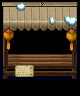

A level layout from a 2D game, rendered from its tile map. Below: a short description, then the map file with its tile-grid data intact:
An orthogonal 5x6 tile map with 16x16 px tiles, 5 tile layers (Back, Buildings, Paths, Front, ...) and 1 object (TileData).

<map version="1.2" tiledversion="1.3.2" orientation="orthogonal" renderorder="right-down" compressionlevel="0" width="5" height="6" tilewidth="16" tileheight="16" infinite="0" nextlayerid="18" nextobjectid="28">
 <tileset firstgid="1" name="alchemy_shop" tilewidth="16" tileheight="16" tilecount="105" columns="5">
  <image source="alchemy_shop.png" width="80" height="336" />
  <tile id="38">
   <animation>
    <frame tileid="12" duration="100" />
    <frame tileid="12" duration="100" />
    <frame tileid="12" duration="100" />
    <frame tileid="12" duration="100" />
    <frame tileid="12" duration="100" />
    <frame tileid="12" duration="100" />
    <frame tileid="12" duration="100" />
    <frame tileid="12" duration="100" />
    <frame tileid="12" duration="100" />
    <frame tileid="12" duration="100" />
    <frame tileid="12" duration="100" />
    <frame tileid="12" duration="100" />
    <frame tileid="12" duration="100" />
    <frame tileid="12" duration="100" />
    <frame tileid="12" duration="100" />
    <frame tileid="12" duration="100" />
    <frame tileid="12" duration="100" />
    <frame tileid="12" duration="100" />
    <frame tileid="12" duration="100" />
    <frame tileid="12" duration="100" />
    <frame tileid="37" duration="100" />
    <frame tileid="36" duration="100" />
    <frame tileid="36" duration="100" />
    <frame tileid="37" duration="100" />
    <frame tileid="12" duration="100" />
    <frame tileid="12" duration="100" />
    <frame tileid="12" duration="100" />
    <frame tileid="12" duration="100" />
    <frame tileid="12" duration="100" />
    <frame tileid="12" duration="100" />
    <frame tileid="12" duration="100" />
    <frame tileid="12" duration="100" />
    <frame tileid="12" duration="100" />
    <frame tileid="12" duration="100" />
    <frame tileid="12" duration="100" />
    <frame tileid="12" duration="100" />
    <frame tileid="12" duration="100" />
    <frame tileid="12" duration="100" />
    <frame tileid="12" duration="100" />
    <frame tileid="12" duration="100" />
    <frame tileid="12" duration="100" />
    <frame tileid="12" duration="100" />
    <frame tileid="12" duration="100" />
    <frame tileid="37" duration="100" />
    <frame tileid="37" duration="100" />
    <frame tileid="12" duration="100" />
    <frame tileid="12" duration="100" />
    <frame tileid="12" duration="100" />
    <frame tileid="12" duration="100" />
    <frame tileid="12" duration="100" />
    <frame tileid="12" duration="100" />
    <frame tileid="12" duration="100" />
    <frame tileid="12" duration="100" />
    <frame tileid="12" duration="100" />
    <frame tileid="37" duration="100" />
    <frame tileid="37" duration="100" />
    <frame tileid="12" duration="100" />
    <frame tileid="12" duration="100" />
    <frame tileid="12" duration="100" />
    <frame tileid="12" duration="100" />
    <frame tileid="12" duration="100" />
    <frame tileid="12" duration="100" />
    <frame tileid="12" duration="100" />
    <frame tileid="12" duration="100" />
    <frame tileid="12" duration="100" />
    <frame tileid="12" duration="100" />
    <frame tileid="12" duration="100" />
    <frame tileid="12" duration="100" />
    <frame tileid="12" duration="100" />
    <frame tileid="12" duration="100" />
    <frame tileid="12" duration="100" />
    <frame tileid="12" duration="100" />
    <frame tileid="37" duration="100" />
    <frame tileid="36" duration="100" />
    <frame tileid="36" duration="100" />
    <frame tileid="37" duration="100" />
    <frame tileid="12" duration="100" />
    <frame tileid="12" duration="100" />
    <frame tileid="12" duration="100" />
    <frame tileid="12" duration="100" />
    <frame tileid="12" duration="100" />
    <frame tileid="12" duration="100" />
    <frame tileid="12" duration="100" />
    <frame tileid="12" duration="100" />
    <frame tileid="37" duration="100" />
    <frame tileid="36" duration="100" />
    <frame tileid="36" duration="100" />
    <frame tileid="37" duration="100" />
    <frame tileid="12" duration="100" />
    <frame tileid="12" duration="100" />
    <frame tileid="12" duration="100" />
    <frame tileid="12" duration="100" />
    <frame tileid="12" duration="100" />
    <frame tileid="12" duration="100" />
    <frame tileid="12" duration="100" />
    <frame tileid="12" duration="100" />
   </animation>
  </tile>
  <tile id="50">
   <animation>
    <frame tileid="11" duration="100" />
    <frame tileid="11" duration="100" />
    <frame tileid="11" duration="100" />
    <frame tileid="11" duration="100" />
    <frame tileid="11" duration="100" />
    <frame tileid="11" duration="100" />
    <frame tileid="11" duration="100" />
    <frame tileid="11" duration="100" />
    <frame tileid="11" duration="100" />
    <frame tileid="11" duration="100" />
    <frame tileid="11" duration="100" />
    <frame tileid="11" duration="100" />
    <frame tileid="11" duration="100" />
    <frame tileid="11" duration="100" />
    <frame tileid="11" duration="100" />
    <frame tileid="11" duration="100" />
    <frame tileid="11" duration="100" />
    <frame tileid="11" duration="100" />
    <frame tileid="11" duration="100" />
    <frame tileid="11" duration="100" />
    <frame tileid="11" duration="100" />
    <frame tileid="11" duration="100" />
    <frame tileid="11" duration="62" />
    <frame tileid="57" duration="62" />
    <frame tileid="55" duration="62" />
    <frame tileid="56" duration="62" />
    <frame tileid="66" duration="62" />
    <frame tileid="67" duration="62" />
    <frame tileid="11" duration="100" />
    <frame tileid="11" duration="100" />
    <frame tileid="11" duration="100" />
    <frame tileid="11" duration="100" />
    <frame tileid="11" duration="100" />
    <frame tileid="11" duration="100" />
    <frame tileid="11" duration="100" />
    <frame tileid="11" duration="100" />
    <frame tileid="11" duration="100" />
    <frame tileid="11" duration="100" />
    <frame tileid="11" duration="100" />
    <frame tileid="11" duration="100" />
    <frame tileid="11" duration="100" />
    <frame tileid="11" duration="100" />
    <frame tileid="11" duration="100" />
    <frame tileid="11" duration="100" />
    <frame tileid="11" duration="100" />
    <frame tileid="11" duration="100" />
    <frame tileid="11" duration="100" />
    <frame tileid="11" duration="100" />
    <frame tileid="11" duration="100" />
    <frame tileid="11" duration="100" />
    <frame tileid="11" duration="100" />
    <frame tileid="57" duration="62" />
    <frame tileid="55" duration="62" />
    <frame tileid="56" duration="62" />
    <frame tileid="66" duration="62" />
    <frame tileid="67" duration="62" />
    <frame tileid="11" duration="100" />
    <frame tileid="11" duration="100" />
    <frame tileid="11" duration="100" />
    <frame tileid="11" duration="100" />
    <frame tileid="11" duration="100" />
    <frame tileid="11" duration="100" />
    <frame tileid="11" duration="100" />
    <frame tileid="11" duration="100" />
    <frame tileid="11" duration="100" />
    <frame tileid="11" duration="100" />
    <frame tileid="11" duration="100" />
    <frame tileid="11" duration="100" />
    <frame tileid="11" duration="100" />
    <frame tileid="11" duration="100" />
    <frame tileid="11" duration="100" />
    <frame tileid="11" duration="100" />
    <frame tileid="11" duration="100" />
   </animation>
  </tile>
  <tile id="51">
   <animation>
    <frame tileid="16" duration="70" />
    <frame tileid="60" duration="140" />
    <frame tileid="61" duration="140" />
    <frame tileid="62" duration="140" />
    <frame tileid="61" duration="140" />
    <frame tileid="60" duration="140" />
    <frame tileid="16" duration="140" />
    <frame tileid="60" duration="140" />
    <frame tileid="61" duration="140" />
    <frame tileid="62" duration="140" />
    <frame tileid="60" duration="140" />
    <frame tileid="60" duration="140" />
    <frame tileid="61" duration="140" />
    <frame tileid="62" duration="140" />
    <frame tileid="61" duration="140" />
    <frame tileid="60" duration="140" />
    <frame tileid="72" duration="140" />
    <frame tileid="71" duration="140" />
    <frame tileid="61" duration="140" />
    <frame tileid="62" duration="140" />
    <frame tileid="60" duration="140" />
   </animation>
  </tile>
 </tileset>
 <layer id="11" name="Back" width="5" height="6">
  <data encoding="csv">
0,0,0,0,0,
0,0,0,0,0,
0,0,0,0,0,
0,0,0,0,0,
0,0,0,0,0,
0,0,0,0,0
</data>
 </layer>
 <objectgroup id="2" name="Back" />
 <layer id="12" name="Buildings" width="5" height="6">
  <data encoding="csv">
0,0,0,0,0,
0,0,0,0,0,
36,0,0,0,40,
41,83,83,83,45,
21,22,77,49,50,
0,0,0,0,0
</data>
 </layer>
 <objectgroup id="8" name="Buildings">
  <object id="27" name="TileData" x="16" y="64" width="16" height="16">
   <properties>
    <property name="Action" value="Message AlchemySign.2" />
   </properties>
  </object>
 </objectgroup>
 <layer id="13" name="Paths" width="5" height="6">
  <data encoding="csv">
0,0,0,0,0,
0,0,0,0,0,
0,0,0,0,0,
0,0,0,0,0,
0,0,0,0,0,
0,0,0,0,0
</data>
 </layer>
 <objectgroup id="6" name="Paths" locked="1" />
 <layer id="14" name="Front" width="5" height="6">
  <data encoding="csv">
0,0,0,0,0,
6,7,8,34,35,
81,0,0,0,82,
0,42,43,44,0,
0,0,0,0,0,
0,0,0,0,0
</data>
 </layer>
 <objectgroup id="4" name="Front" />
 <layer id="15" name="AlwaysFront" width="5" height="6">
  <data encoding="csv">
1,88,3,4,5,
31,32,33,89,90,
0,0,0,0,0,
0,0,0,0,0,
0,0,0,0,0,
0,0,0,0,0
</data>
 </layer>
 <objectgroup id="10" name="AlwaysFront" />
</map>
